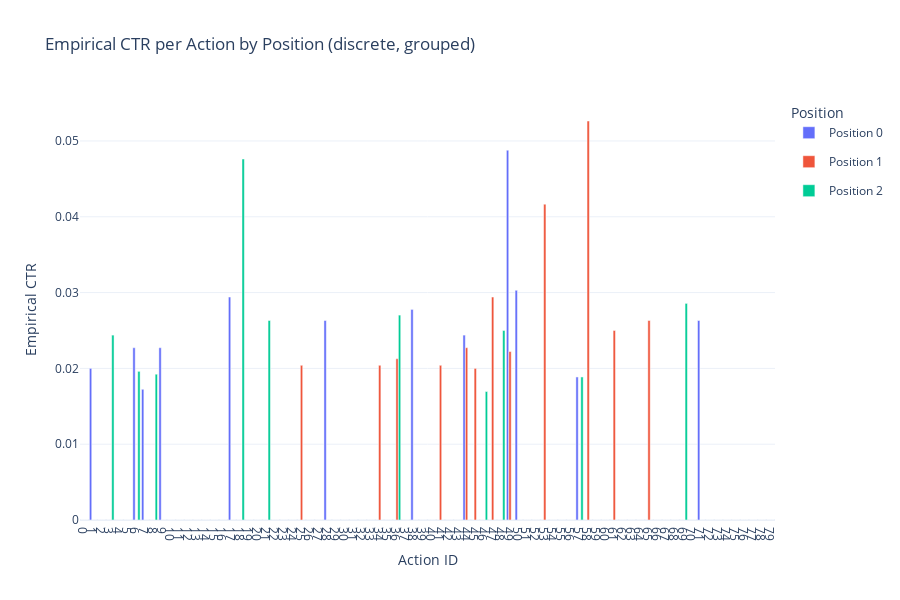

Notebook source saved alongside this figure:
### Code cell
fig = plot_ctr_grouped_by_action_position_discrete(df)
fig.show()
